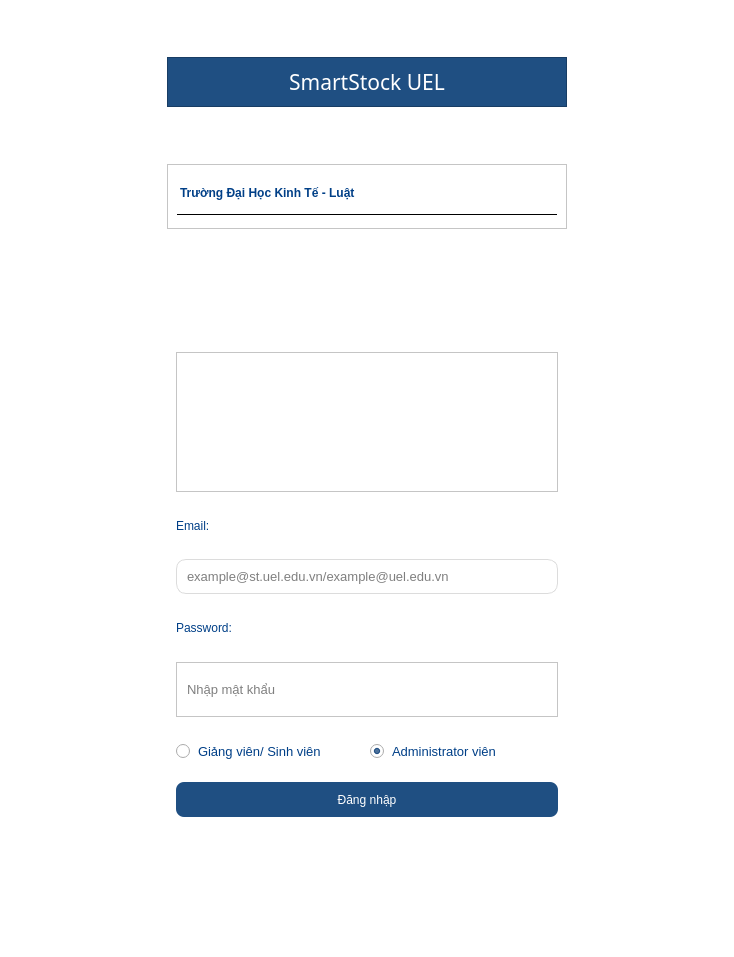
<?xml version="1.0" encoding="UTF-8"?>
<ui version="4.0">
 <class>MainWindow</class>
 <widget class="QMainWindow" name="MainWindow">
  <property name="geometry">
   <rect>
    <x>0</x>
    <y>0</y>
    <width>734</width>
    <height>957</height>
   </rect>
  </property>
  <property name="windowTitle">
   <string>MainWindow</string>
  </property>
  <property name="styleSheet">
   <string notr="true">background-color: rgb(255, 255, 255);</string>
  </property>
  <widget class="QWidget" name="centralwidget">
   <property name="autoFillBackground">
    <bool>false</bool>
   </property>
   <property name="styleSheet">
    <string notr="true"/>
   </property>
   <layout class="QGridLayout" name="gridLayout_2">
    <property name="leftMargin">
     <number>0</number>
    </property>
    <property name="topMargin">
     <number>0</number>
    </property>
    <property name="rightMargin">
     <number>0</number>
    </property>
    <property name="verticalSpacing">
     <number>0</number>
    </property>
    <item row="1" column="0">
     <widget class="QFrame" name="frame_5">
      <property name="minimumSize">
       <size>
        <width>0</width>
        <height>65</height>
       </size>
      </property>
      <property name="maximumSize">
       <size>
        <width>16777215</width>
        <height>65</height>
       </size>
      </property>
      <property name="frameShape">
       <enum>QFrame::StyledPanel</enum>
      </property>
      <property name="frameShadow">
       <enum>QFrame::Raised</enum>
      </property>
      <layout class="QVBoxLayout" name="verticalLayout_24">
       <item>
        <layout class="QVBoxLayout" name="verticalLayout_19">
         <item>
          <widget class="QLabel" name="label_8">
           <property name="minimumSize">
            <size>
             <width>0</width>
             <height>30</height>
            </size>
           </property>
           <property name="maximumSize">
            <size>
             <width>16777215</width>
             <height>30</height>
            </size>
           </property>
           <property name="styleSheet">
            <string notr="true">color:#003F87;
font-size:12px;
font-weight:600;
padding:8px 0px;</string>
           </property>
           <property name="text">
            <string>Trường Đại Học Kinh Tế - Luật</string>
           </property>
          </widget>
         </item>
         <item>
          <widget class="QFrame" name="frame_6">
           <property name="minimumSize">
            <size>
             <width>0</width>
             <height>1</height>
            </size>
           </property>
           <property name="maximumSize">
            <size>
             <width>16777215</width>
             <height>1</height>
            </size>
           </property>
           <property name="frameShape">
            <enum>QFrame::HLine</enum>
           </property>
           <property name="frameShadow">
            <enum>QFrame::Plain</enum>
           </property>
          </widget>
         </item>
        </layout>
       </item>
      </layout>
     </widget>
    </item>
    <item row="0" column="0">
     <widget class="QFrame" name="frame_2">
      <property name="minimumSize">
       <size>
        <width>0</width>
        <height>50</height>
       </size>
      </property>
      <property name="maximumSize">
       <size>
        <width>16777215</width>
        <height>50</height>
       </size>
      </property>
      <property name="styleSheet">
       <string notr="true">background-color: #1f4f82;</string>
      </property>
      <property name="frameShape">
       <enum>QFrame::StyledPanel</enum>
      </property>
      <property name="frameShadow">
       <enum>QFrame::Raised</enum>
      </property>
      <layout class="QVBoxLayout" name="verticalLayout_11">
       <item>
        <widget class="QLabel" name="label_2">
         <property name="font">
          <font>
           <family>Baskerville Old Face</family>
           <pointsize>16</pointsize>
          </font>
         </property>
         <property name="styleSheet">
          <string notr="true">color: rgb(255, 255, 255);</string>
         </property>
         <property name="text">
          <string>SmartStock UEL</string>
         </property>
         <property name="alignment">
          <set>Qt::AlignCenter</set>
         </property>
        </widget>
       </item>
      </layout>
     </widget>
    </item>
    <item row="4" column="0">
     <layout class="QVBoxLayout" name="verticalLayout_17">
      <item>
       <spacer name="verticalSpacer_2">
        <property name="orientation">
         <enum>Qt::Vertical</enum>
        </property>
        <property name="sizeType">
         <enum>QSizePolicy::Fixed</enum>
        </property>
        <property name="sizeHint" stdset="0">
         <size>
          <width>20</width>
          <height>40</height>
         </size>
        </property>
       </spacer>
      </item>
     </layout>
    </item>
    <item row="3" column="0">
     <layout class="QGridLayout" name="gridLayout">
      <item row="0" column="0">
       <widget class="QWidget" name="widget" native="true">
        <property name="minimumSize">
         <size>
          <width>0</width>
          <height>0</height>
         </size>
        </property>
        <property name="maximumSize">
         <size>
          <width>400</width>
          <height>500</height>
         </size>
        </property>
        <property name="styleSheet">
         <string notr="true">#framePasswordContainer {
    border: 1px solid #dcdcdc;
    border-radius: 10px;
    background-color: white;
}
#framePasswordContainer:focus-within {
    border: 1px solid #1f4f82;
}
</string>
        </property>
        <layout class="QVBoxLayout" name="verticalLayout">
         <item>
          <spacer name="verticalSpacer_6">
           <property name="orientation">
            <enum>Qt::Vertical</enum>
           </property>
           <property name="sizeType">
            <enum>QSizePolicy::Minimum</enum>
           </property>
           <property name="sizeHint" stdset="0">
            <size>
             <width>13</width>
             <height>17</height>
            </size>
           </property>
          </spacer>
         </item>
         <item>
          <widget class="QFrame" name="frame_3">
           <property name="frameShape">
            <enum>QFrame::StyledPanel</enum>
           </property>
           <property name="frameShadow">
            <enum>QFrame::Raised</enum>
           </property>
           <layout class="QHBoxLayout" name="horizontalLayout_5">
            <item>
             <layout class="QHBoxLayout" name="horizontalLayout_4">
              <item>
               <spacer name="horizontalSpacer">
                <property name="orientation">
                 <enum>Qt::Horizontal</enum>
                </property>
                <property name="sizeType">
                 <enum>QSizePolicy::Fixed</enum>
                </property>
                <property name="sizeHint" stdset="0">
                 <size>
                  <width>40</width>
                  <height>20</height>
                 </size>
                </property>
               </spacer>
              </item>
              <item>
               <widget class="QLabel" name="label">
                <property name="minimumSize">
                 <size>
                  <width>120</width>
                  <height>120</height>
                 </size>
                </property>
                <property name="maximumSize">
                 <size>
                  <width>120</width>
                  <height>120</height>
                 </size>
                </property>
                <property name="text">
                 <string/>
                </property>
                <property name="pixmap">
                 <pixmap>../images/UEL_Logo.png</pixmap>
                </property>
                <property name="scaledContents">
                 <bool>true</bool>
                </property>
               </widget>
              </item>
              <item>
               <spacer name="horizontalSpacer_2">
                <property name="orientation">
                 <enum>Qt::Horizontal</enum>
                </property>
                <property name="sizeType">
                 <enum>QSizePolicy::Fixed</enum>
                </property>
                <property name="sizeHint" stdset="0">
                 <size>
                  <width>40</width>
                  <height>20</height>
                 </size>
                </property>
               </spacer>
              </item>
             </layout>
            </item>
           </layout>
          </widget>
         </item>
         <item>
          <widget class="QLabel" name="label_3">
           <property name="styleSheet">
            <string notr="true">color: #003F87</string>
           </property>
           <property name="text">
            <string>Email:</string>
           </property>
          </widget>
         </item>
         <item>
          <widget class="QLineEdit" name="lineEditEmail">
           <property name="styleSheet">
            <string notr="true">QLineEdit {border: 1px solid #dcdcdc;
	color: rgb(0, 0, 0);
border-radius: 10px;
padding: 8px; 
font-size: 13px;}
QLineEdit:focus {border: 1px solid #1f4f82;}
QLineEdit::placeholder { color: #9aa0a6;}
</string>
           </property>
           <property name="text">
            <string/>
           </property>
           <property name="placeholderText">
            <string>example@st.uel.edu.vn/example@uel.edu.vn  </string>
           </property>
           <property name="clearButtonEnabled">
            <bool>true</bool>
           </property>
          </widget>
         </item>
         <item>
          <widget class="QLabel" name="label_4">
           <property name="styleSheet">
            <string notr="true"> color:#003F87</string>
           </property>
           <property name="text">
            <string>Password:</string>
           </property>
          </widget>
         </item>
         <item>
          <widget class="QFrame" name="frame">
           <property name="styleSheet">
            <string notr="true">#framePasswordContainer {
    border: 1px solid #dcdcdc;
    border-radius: 10px;
    background-color: white;
}
#framePasswordContainer:focus-within {
    border: 1px solid #1f4f82;
}</string>
           </property>
           <property name="frameShape">
            <enum>QFrame::StyledPanel</enum>
           </property>
           <property name="frameShadow">
            <enum>QFrame::Raised</enum>
           </property>
           <layout class="QHBoxLayout" name="horizontalLayout_2">
            <property name="leftMargin">
             <number>0</number>
            </property>
            <property name="topMargin">
             <number>0</number>
            </property>
            <property name="rightMargin">
             <number>5</number>
            </property>
            <property name="bottomMargin">
             <number>0</number>
            </property>
            <item>
             <widget class="QLineEdit" name="lineEditPassword">
              <property name="styleSheet">
               <string notr="true">#lineEditPassword {
	color: rgb(0, 0, 0);
    border: none; 
    background: transparent; 
    padding: 8px; 
    font-size: 13px;
}</string>
              </property>
              <property name="text">
               <string/>
              </property>
              <property name="echoMode">
               <enum>QLineEdit::Password</enum>
              </property>
              <property name="placeholderText">
               <string>Nhập mật khẩu </string>
              </property>
             </widget>
            </item>
            <item>
             <widget class="QPushButton" name="btnTogglePassword">
              <property name="styleSheet">
               <string notr="true">#btnTogglePassword {
    border: none;
    background: transparent;
}</string>
              </property>
              <property name="text">
               <string/>
              </property>
              <property name="icon">
               <iconset>
                <normaloff>D:/Nam1/HK2/LapTrinh/Group/eye_closed.png</normaloff>D:/Nam1/HK2/LapTrinh/Group/eye_closed.png</iconset>
              </property>
              <property name="iconSize">
               <size>
                <width>30</width>
                <height>30</height>
               </size>
              </property>
              <property name="flat">
               <bool>true</bool>
              </property>
             </widget>
            </item>
           </layout>
          </widget>
         </item>
         <item>
          <spacer name="verticalSpacer_3">
           <property name="orientation">
            <enum>Qt::Vertical</enum>
           </property>
           <property name="sizeType">
            <enum>QSizePolicy::Minimum</enum>
           </property>
           <property name="sizeHint" stdset="0">
            <size>
             <width>13</width>
             <height>20</height>
            </size>
           </property>
          </spacer>
         </item>
         <item>
          <layout class="QHBoxLayout" name="horizontalLayout">
           <item>
            <widget class="QRadioButton" name="radioButtonUser">
             <property name="minimumSize">
              <size>
               <width>0</width>
               <height>10</height>
              </size>
             </property>
             <property name="styleSheet">
              <string notr="true">color: #003F87;
font-size: 13px;
spacing: 8px
</string>
             </property>
             <property name="text">
              <string>Giảng viên/ Sinh viên</string>
             </property>
             <property name="checked">
              <bool>false</bool>
             </property>
            </widget>
           </item>
           <item>
            <widget class="QRadioButton" name="radioButtonAdmin">
             <property name="styleSheet">
              <string notr="true">color: #003F87;
font-size: 13px;
spacing: 8px</string>
             </property>
             <property name="text">
              <string>Administrator viên</string>
             </property>
             <property name="checked">
              <bool>true</bool>
             </property>
            </widget>
           </item>
          </layout>
         </item>
         <item>
          <spacer name="verticalSpacer_4">
           <property name="orientation">
            <enum>Qt::Vertical</enum>
           </property>
           <property name="sizeType">
            <enum>QSizePolicy::Fixed</enum>
           </property>
           <property name="sizeHint" stdset="0">
            <size>
             <width>13</width>
             <height>17</height>
            </size>
           </property>
          </spacer>
         </item>
         <item>
          <layout class="QVBoxLayout" name="verticalLayout_3">
           <item>
            <widget class="QPushButton" name="pushButtonLogin">
             <property name="styleSheet">
              <string notr="true">QPushButton{background-color: #1f4f82;
color: white;
border-radius: 8px;
height: 35px}
QPushButton:hover {background-color: #f26522}
QPushButton:pressed {background-color: #ffb347}
</string>
             </property>
             <property name="text">
              <string>Đăng nhập</string>
             </property>
            </widget>
           </item>
          </layout>
         </item>
        </layout>
       </widget>
      </item>
     </layout>
    </item>
    <item row="2" column="0">
     <layout class="QVBoxLayout" name="verticalLayout_10">
      <item>
       <spacer name="verticalSpacer">
        <property name="orientation">
         <enum>Qt::Vertical</enum>
        </property>
        <property name="sizeType">
         <enum>QSizePolicy::Fixed</enum>
        </property>
        <property name="sizeHint" stdset="0">
         <size>
          <width>20</width>
          <height>40</height>
         </size>
        </property>
       </spacer>
      </item>
     </layout>
    </item>
   </layout>
  </widget>
  <widget class="QStatusBar" name="statusbar"/>
 </widget>
 <resources/>
 <connections/>
</ui>
